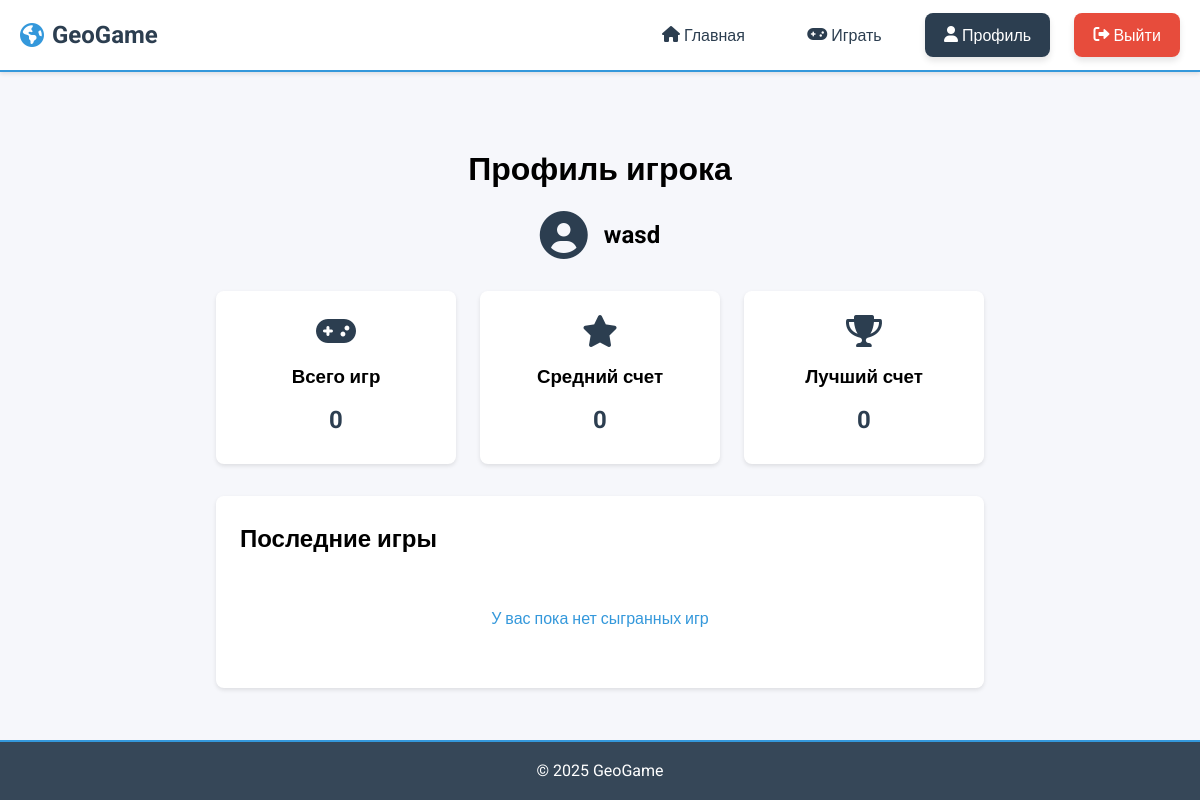
/profile/ (signed in), run on an earlier commit of the app's database.
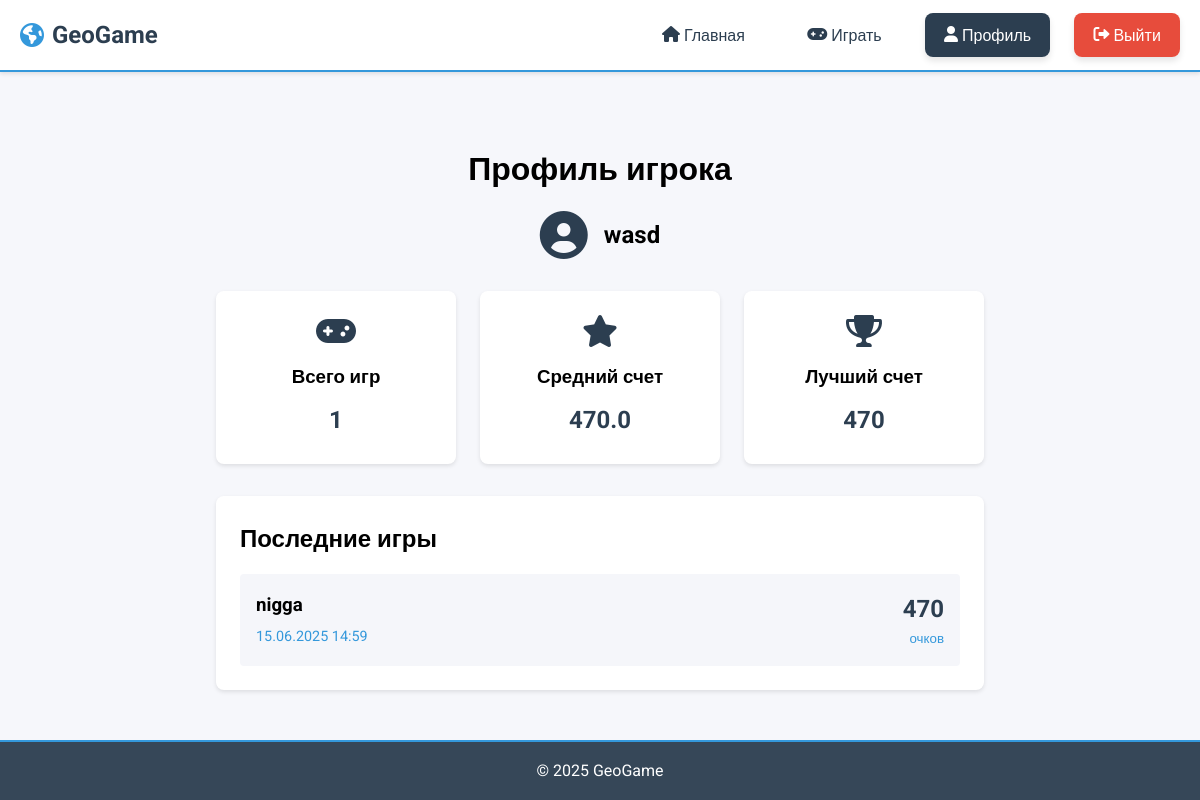
And on a later commit of the database.
### game/models.py (models this page shows, shortened)
class SoloGame(models.Model):
    player = models.ForeignKey(User, on_delete=models.CASCADE)
    landmark = models.ForeignKey(Landmark, on_delete=models.CASCADE)
    player_lat = models.FloatField()
    player_lon = models.FloatField()
    score = models.IntegerField()
    created_at = models.DateTimeField(auto_now_add=True)

class Landmark(models.Model):
    name = models.CharField(max_length=200)
    latitude = models.FloatField()
    longitude = models.FloatField()
    image = models.ImageField(upload_to='landmarks/', null=True, blank=True)
    hint_image = models.ImageField(upload_to='hints/', null=True, blank=True)

### game/views.py (the view)
# urls.py: path('profile/', views.profile, name='profile'),
@login_required
def profile(request):
    recent_games = SoloGame.objects.filter(player=request.user).order_by('-created_at')[:10]
    total_games = SoloGame.objects.filter(player=request.user).count()
    if total_games > 0:
        average_score = SoloGame.objects.filter(player=request.user).aggregate(
            avg_score=models.Avg('score'))['avg_score']
        best_score = SoloGame.objects.filter(player=request.user).order_by('-score').first()
    else:
        average_score = 0
        best_score = None
    context = {
        'user': request.user,
        'recent_games': recent_games,
        'total_games': total_games,
        'average_score': round(average_score, 1) if average_score else 0,
        'best_score': best_score.score if best_score else 0,
    }
    return render(request, 'game/profile.html', context)

### game/templates/game/profile.html (shortened to what this page needs)
{% extends 'base.html' %}
{% load static %}
{% block content %}
<div class="profile-container">
    <div class="profile-header">
        <h1>Профиль игрока</h1>
        <div class="user-info">
            <i class="fas fa-user-circle"></i>
            <h2>{{ user.username }}</h2>
        </div>
    </div>
    <div class="stats-container">
        <div class="stat-card">
            <i class="fas fa-gamepad"></i>
            <h3>Всего игр</h3>
            <p>{{ total_games }}</p>
        </div>
        <div class="stat-card">
            <i class="fas fa-star"></i>
            <h3>Средний счет</h3>
            <p>{{ average_score }}</p>
        </div>
        <div class="stat-card">
            <i class="fas fa-trophy"></i>
            <h3>Лучший счет</h3>
            <p>{{ best_score }}</p>
        </div>
    </div>
    <div class="recent-games">
        <h2>Последние игры</h2>
        {% if recent_games %}
            <div class="games-list">
                {% for game in recent_games %}
                    <div class="game-card">
                        <div class="game-info">
                            <h3>{{ game.landmark.name }}</h3>
                            <p class="game-date">{{ game.created_at|date:"d.m.Y H:i" }}</p>
                        </div>
                        <div class="game-score">
                            <span>{{ game.score }}</span>
                            <small>очков</small>
                        </div>
                    </div>
                {% endfor %}
            </div>
        {% else %}
            <p class="no-games">У вас пока нет сыгранных игр</p>
        {% endif %}
    </div>
</div>
{% endblock %}

### game/templates/base.html (shortened to what this page needs)
<!DOCTYPE html>
<html lang="ru">
<head>
    {% load static %}
    <link rel="stylesheet" href="{% static 'css/style.css' %}">
    <link rel="stylesheet" href="https://cdnjs.cloudflare.com/ajax/libs/font-awesome/6.0.0/css/all.min.css">
</head>
<body{% block body_class %}{% endblock %}>
    <header class="main-header">
        <div class="container">
            <nav class="main-nav">
                <div class="logo">
                    <a href="{% url 'index' %}">
                        <i class="fas fa-globe-americas"></i>
                        <span>GeoGame</span>
                    </a>
                </div>
                <ul class="nav-links">
                    <li><a href="{% url 'index' %}"><i class="fas fa-home"></i> Главная</a></li>
                    <li><a href="{% url 'solo_play' %}"><i class="fas fa-gamepad"></i> Играть</a></li>
                    {% if user.is_authenticated %}
                        <li><a href="{% url 'profile' %}" class="btn-profile"><i class="fas fa-user"></i> Профиль</a></li>
                        <li><a href="{% url 'logout' %}" class="btn-logout"><i class="fas fa-sign-out-alt"></i> Выйти</a></li>
                    {% else %}
                        <li><a href="{% url 'login' %}" class="btn-login"><i class="fas fa-sign-in-alt"></i> Войти</a></li>
                        <li><a href="{% url 'register' %}" class="btn-register"><i class="fas fa-user-plus"></i> Регистрация</a></li>
                    {% endif %}
                </ul>
            </nav>
        </div>
    </header>
    <main class="main-content">
        <div class="container">
            {% block content %}{% endblock %}
        </div>
    </main>
    <footer class="main-footer">
        <div class="container">
            <p>&copy; 2025 GeoGame</p>
        </div>
    </footer>
</body>
</html>

### game/static/css/style.css (style rules this page uses)
:root { --primary-color: #2c3e50; --secondary-color: #3498db; --accent-color: #e74c3c; --text-color: #000000; --light-gray: #f5f6fa; --white: #ffffff; --shadow: 0 2px 4px rgba(0, 0, 0, 0.1); --button-shadow: 0 4px 6px rgba(0, 0, 0, 0.1); --button-hover-shadow: 0 6px 8px rgba(0, 0, 0, 0.15); }
* { margin: 0; padding: 0; box-sizing: border-box; }
html, body { height: 100%; overflow: hidden; }
body { font-family: 'Roboto', sans-serif; line-height: 1.6; color: var(--text-color); background-color: var(--light-gray); position: relative; display: flex; flex-direction: column; }
.container { max-width: 1200px; margin: 0 auto; padding: 0 20px; }
.main-header { background-color: rgba(255, 255, 255, 0.95); backdrop-filter: blur(10px); box-shadow: var(--shadow); position: fixed; width: 100%; top: 0; z-index: 1000; border-bottom: 2px solid var(--secondary-color); }
.main-nav { display: flex; justify-content: space-between; align-items: center; padding: 1rem 0; }
.logo a { display: flex; align-items: center; text-decoration: none; color: var(--primary-color); font-size: 1.5rem; font-weight: 700; transition: transform 0.3s ease; }
.logo i { margin-right: 0.5rem; color: var(--secondary-color); }
.nav-links { display: flex; list-style: none; gap: 1.5rem; }
.nav-links a { text-decoration: none; color: var(--primary-color); font-weight: 500; padding: 0.8rem 1.2rem; border-radius: 8px; transition: all 0.3s ease; position: relative; overflow: hidden; }
.nav-links a::before { content: ''; position: absolute; bottom: 0; left: 0; width: 100%; height: 2px; background-color: var(--secondary-color); transform: scaleX(0); transition: transform 0.3s ease; }
.btn-logout { background-color: var(--accent-color); color: var(--white) !important; box-shadow: var(--button-shadow); }
.btn-profile { background-color: var(--primary-color); color: var(--white) !important; box-shadow: var(--button-shadow); }
.main-content { flex: 1; margin-top: 80px; margin-bottom: 60px; padding: 2rem 0; overflow-y: auto; }
.main-footer { background-color: rgba(44, 62, 80, 0.95); backdrop-filter: blur(10px); color: var(--white); padding: 1rem 0; text-align: center; border-top: 2px solid var(--secondary-color); position: fixed; bottom: 0; width: 100%; z-index: 1000; }
.game-card { margin-bottom: 0; }

### game/templates/game/profile.html (style rules this page uses)
.profile-container { max-width: 800px; margin: 2rem auto; padding: 0 1rem; }
.profile-header { text-align: center; margin-bottom: 2rem; }
.user-info { display: flex; align-items: center; justify-content: center; gap: 1rem; margin-top: 1rem; }
.user-info i { font-size: 3rem; color: var(--primary-color); }
.stats-container { display: grid; grid-template-columns: repeat(auto-fit, minmax(200px, 1fr)); gap: 1.5rem; margin-bottom: 2rem; }
.stat-card { background: white; padding: 1.5rem; border-radius: 8px; text-align: center; box-shadow: var(--shadow); }
.stat-card i { font-size: 2rem; color: var(--primary-color); margin-bottom: 0.5rem; }
.stat-card h3 { margin: 0.5rem 0; color: var(--text-color); }
.stat-card p { font-size: 1.5rem; font-weight: bold; color: var(--primary-color); margin: 0; }
.recent-games { background: white; padding: 1.5rem; border-radius: 8px; box-shadow: var(--shadow); }
.recent-games h2 { margin-bottom: 1rem; color: var(--text-color); }
.games-list { display: flex; flex-direction: column; gap: 1rem; }
.game-card { display: flex; justify-content: space-between; align-items: center; padding: 1rem; background: var(--light-gray); border-radius: 4px; }
.game-info h3 { margin: 0; color: var(--text-color); }
.game-date { color: var(--secondary-color); font-size: 0.9rem; margin: 0.25rem 0 0; }
.game-score { text-align: right; }
.game-score span { font-size: 1.5rem; font-weight: bold; color: var(--primary-color); }
.game-score small { color: var(--secondary-color); display: block; }

What changed in the data, as far as the page shows it:
added SoloGame: landmark.name "nigga", created_at "15.06.2025 14:59", score "470"
Also different on the page:
{{ total_games }}: "0" → "1"
{{ average_score }}: "0" → "470.0"
{{ best_score }}: "0" → "470"
text no longer shown: "У вас пока нет сыгранных игр"
